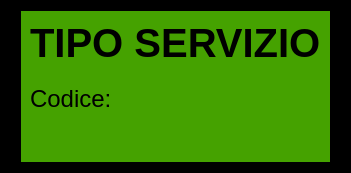
<?xml version="1.0" encoding="UTF-8"?>
<ui version="4.0">
 <class>Servizio</class>
 <widget class="QWidget" name="Servizio">
  <property name="geometry">
   <rect>
    <x>0</x>
    <y>0</y>
    <width>351</width>
    <height>173</height>
   </rect>
  </property>
  <property name="windowTitle">
   <string>Servizio</string>
  </property>
  <property name="styleSheet">
   <string notr="true">background-color: rgb(0, 0, 0);</string>
  </property>
  <layout class="QGridLayout" name="gridLayout">
   <item row="0" column="0" alignment="Qt::AlignHCenter|Qt::AlignVCenter">
    <widget class="QWidget" name="widget" native="true">
     <property name="styleSheet">
      <string notr="true">background-color: rgb(69, 162, 0);</string>
     </property>
     <layout class="QGridLayout" name="gridLayout_2">
      <item row="0" column="0">
       <layout class="QVBoxLayout" name="verticalLayout">
        <item>
         <widget class="QLabel" name="labelTipo">
          <property name="font">
           <font>
            <pointsize>30</pointsize>
            <weight>75</weight>
            <bold>true</bold>
           </font>
          </property>
          <property name="text">
           <string>TIPO SERVIZIO</string>
          </property>
         </widget>
        </item>
        <item>
         <spacer name="verticalSpacer">
          <property name="orientation">
           <enum>Qt::Vertical</enum>
          </property>
          <property name="sizeHint" stdset="0">
           <size>
            <width>20</width>
            <height>40</height>
           </size>
          </property>
         </spacer>
        </item>
        <item>
         <widget class="QLabel" name="labelCodice">
          <property name="font">
           <font>
            <pointsize>18</pointsize>
           </font>
          </property>
          <property name="text">
           <string>Codice:</string>
          </property>
         </widget>
        </item>
        <item>
         <spacer name="verticalSpacer_2">
          <property name="orientation">
           <enum>Qt::Vertical</enum>
          </property>
          <property name="sizeType">
           <enum>QSizePolicy::Fixed</enum>
          </property>
          <property name="sizeHint" stdset="0">
           <size>
            <width>20</width>
            <height>40</height>
           </size>
          </property>
         </spacer>
        </item>
       </layout>
      </item>
     </layout>
    </widget>
   </item>
  </layout>
 </widget>
 <resources/>
 <connections/>
</ui>
